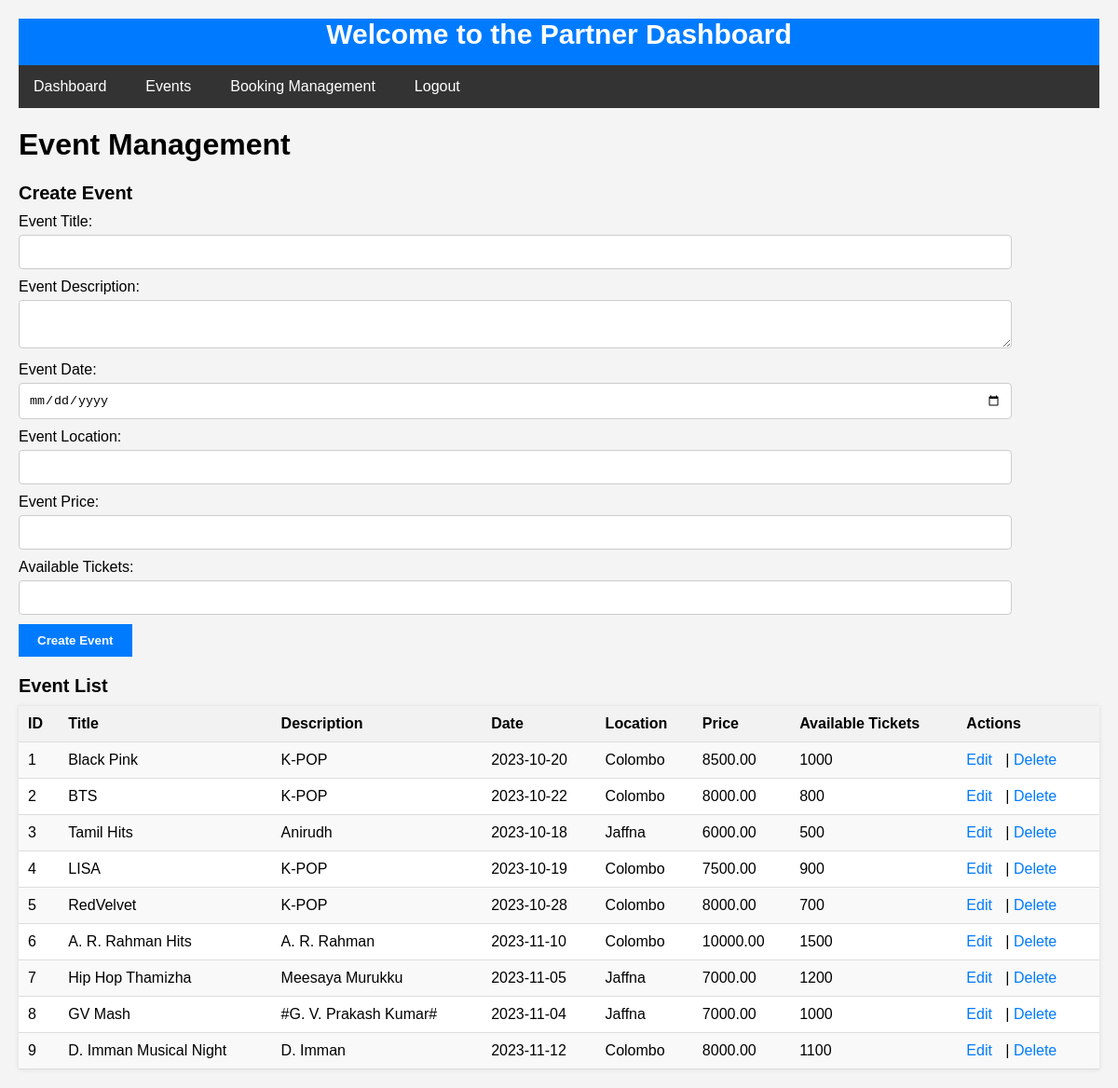
The app's page /events.php (signed in) with its own data.
### tables this page shows
CREATE TABLE `events` (
  `id` int(11) NOT NULL,
  `title` varchar(255) NOT NULL,
  `description` text NOT NULL,
  `date` date NOT NULL,
  `location` varchar(255) NOT NULL,
  `price` decimal(10,2) NOT NULL,
  `available_tickets` int(11) NOT NULL,
  `user_id` int(11) NOT NULL
);

### events.php (the view, shortened to what this page needs)
<?php
require_once('db_connection.php');
$role = $_SESSION['role'];
if ($role === 'admin') {
    $sql = "SELECT id, title, description, date, location, price, available_tickets FROM events";
} elseif ($role === 'partner') {
    $sql = "SELECT id, title, description, date, location, price, available_tickets FROM events WHERE user_id = ?";
}
$stmt = $conn->prepare($sql);
$stmt->execute();
$result = $stmt->get_result();
$events = [];
if ($result->num_rows > 0) {
    while ($row = $result->fetch_assoc()) {
        $events[] = $row;
    }
}
?>
<!DOCTYPE html>
<html>
<head>
    <link rel="stylesheet" href="style_nav.css">
    <link rel="stylesheet" href="style_pd_ev.css">
</head>
<body>
<h2 class="dashboard-heading">Welcome to the Partner Dashboard</h2>
<nav class="main-menu">
    <ul>
        <li><a href="partner_dashboard.php">Dashboard</a></li>
        <li><a href="events.php">Events</a></li>
        <li><a href="booking_management.php">Booking Management</a></li>
        <li><a href="logout.php">Logout</a></li>
    </ul>
</nav>
    <h1>Event Management</h1>
    <h3>Create Event</h3>
    <form method="POST" action="events.php">
        <label for="title">Event Title:</label>
        <input type="text" name="title" required><br>
        <label for="description">Event Description:</label>
        <textarea name="description" required></textarea><br>
        <label for="date">Event Date:</label>
        <input type="date" name="date" required><br>
        <label for="location">Event Location:</label>
        <input type="text" name="location" required><br>
        <label for="price">Event Price:</label>
        <input type="number" name="price" step="0.01" required><br>
        <label for="available_tickets">Available Tickets:</label>
        <input type="number" name="available_tickets" required><br>
        <input type="submit" name="create_event" value="Create Event">
    </form>
    <h3>Event List</h3>
    <table>
        <tr>
            <th>ID</th>
            <th>Title</th>
            <th>Description</th>
            <th>Date</th>
            <th>Location</th>
            <th>Price</th>
            <th>Available Tickets</th>
            <th>Actions</th>
        </tr>
        <?php foreach ($events as $event) { ?>
            <tr>
                <td><?php echo $event['id']; ?></td>
                <td><?php echo $event['title']; ?></td>
                <td><?php echo $event['description']; ?></td>
                <td><?php echo $event['date']; ?></td>
                <td><?php echo $event['location']; ?></td>
                <td><?php echo $event['price']; ?></td>
                <td><?php echo $event['available_tickets']; ?></td>
                <td>
                    <a href="events.php?edit_event=<?php echo $event['id']; ?>">Edit</a> |
                    <a href="events.php?delete_event=<?php echo $event['id']; ?>">Delete</a>
                </td>
            </tr>
        <?php } ?>
    </table>
</body>
</html>

### style_nav.css (style rules this page uses)
.dashboard-heading { font-size: 30px; color: #ffffff; margin-bottom: 0px; background-color: #007bff; text-align: center; height: 50px; margin-top: 0px; }
.main-menu { list-style-type: none; background-color: #333; overflow: hidden; }
.main-menu ul { list-style: none; padding: 0; margin: 0; text-align: right; }
.main-menu li { float: left; }
.main-menu a { display: block; color: #fff; text-align: center; padding: 14px 16px; text-decoration: none; }

### style_pd_ev.css (style rules this page uses)
body, h2, h3, table { margin: 0; padding: 0; }
body { font-family: Arial, sans-serif; background-color: #f4f4f4; padding: 20px; }
h2 { font-size: 24px; margin-bottom: 20px; }
h3 { font-size: 20px; margin-bottom: 10px; }
table { width: 100%; border-collapse: collapse; background-color: #fff; box-shadow: 0 0 5px rgba(0, 0, 0, 0.1); }
table th, table td { padding: 10px; text-align: left; border-bottom: 1px solid #ddd; }
table th { background-color: #f2f2f2; font-weight: bold; }
table tr:nth-child(even) { background-color: #f9f9f9; }
form { margin-bottom: 20px; }
form label { display: block; margin-bottom: 5px; }
form input[type="text"], form textarea, form input[type="date"], form input[type="number"] { width: 90%; padding: 10px; margin-bottom: 10px; border: 1px solid #ccc; border-radius: 4px; }
form input[type="submit"] { background-color: #007bff; color: #fff; border: none; padding: 10px 20px; cursor: pointer; font-weight: bold; }
a { color: #007bff; text-decoration: none; margin-right: 10px; }

### records on screen
events: id "1", title "Black Pink", description "K-POP", date "2023-10-20", location "Colombo", price "8500.00", available_tickets "1000"
events: id "2", title "BTS", description "K-POP", date "2023-10-22", location "Colombo", price "8000.00", available_tickets "800"
events: id "3", title "Tamil Hits", description "Anirudh", date "2023-10-18", location "Jaffna", price "6000.00", available_tickets "500"
events: id "4", title "LISA", description "K-POP", date "2023-10-19", location "Colombo", price "7500.00", available_tickets "900"
events: id "5", title "RedVelvet", description "K-POP", date "2023-10-28", location "Colombo", price "8000.00", available_tickets "700"
events: id "6", title "A. R. Rahman Hits", description "A. R. Rahman", date "2023-11-10", location "Colombo", price "10000.00", available_tickets "1500"
events: id "7", title "Hip Hop Thamizha", description "Meesaya Murukku", date "2023-11-05", location "Jaffna", price "7000.00", available_tickets "1200"
events: id "8", title "GV Mash", description "#G. V. Prakash Kumar#", date "2023-11-04", location "Jaffna", price "7000.00", available_tickets "1000"
events: id "9", title "D. Imman Musical Night", description "D. Imman", date "2023-11-12", location "Colombo", price "8000.00", available_tickets "1100"
